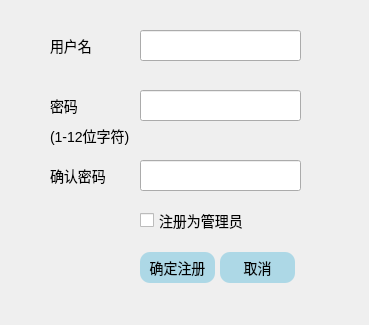
<?xml version="1.0" encoding="UTF-8"?>
<ui version="4.0">
 <class>AddUserDialog</class>
 <widget class="QDialog" name="AddUserDialog">
  <property name="geometry">
   <rect>
    <x>0</x>
    <y>0</y>
    <width>369</width>
    <height>325</height>
   </rect>
  </property>
  <property name="windowTitle">
   <string>Dialog</string>
  </property>
  <property name="styleSheet">
   <string notr="true">QWidget {
font-size:14px;
}
QPushButton {
	background-color: rgb(173, 216, 230);
	border:2px groovegray;
	border-radius:10px;
	padding:2px 4px;
}

QPushButton:hover {
/*   background-color: khaki;	*/
	background-color: rgb(135, 206, 250);
}

/* Increase the padding, so the text is shifted when the button is
   pressed. */
QPushButton:pressed {
    padding-left: 5px;
    padding-top: 5px;
	background-color: rgb(70, 130, 180);
/*    background-color: #d0d67c;	*/
}</string>
  </property>
  <widget class="QLabel" name="uNameLabel">
   <property name="geometry">
    <rect>
     <x>50</x>
     <y>30</y>
     <width>81</width>
     <height>31</height>
    </rect>
   </property>
   <property name="styleSheet">
    <string notr="true">font: 12pt &quot;宋体&quot;;</string>
   </property>
   <property name="text">
    <string>用户名</string>
   </property>
  </widget>
  <widget class="QLabel" name="passwardLabel">
   <property name="geometry">
    <rect>
     <x>50</x>
     <y>90</y>
     <width>81</width>
     <height>31</height>
    </rect>
   </property>
   <property name="styleSheet">
    <string notr="true">font: 12pt &quot;宋体&quot;;</string>
   </property>
   <property name="text">
    <string>密码</string>
   </property>
  </widget>
  <widget class="QLabel" name="ensurePasswardLabel">
   <property name="geometry">
    <rect>
     <x>50</x>
     <y>160</y>
     <width>81</width>
     <height>31</height>
    </rect>
   </property>
   <property name="styleSheet">
    <string notr="true">font: 12pt &quot;宋体&quot;;</string>
   </property>
   <property name="text">
    <string>确认密码</string>
   </property>
  </widget>
  <widget class="QLineEdit" name="uNameLEdit">
   <property name="geometry">
    <rect>
     <x>140</x>
     <y>30</y>
     <width>161</width>
     <height>31</height>
    </rect>
   </property>
   <property name="styleSheet">
    <string notr="true">font: 12pt &quot;宋体&quot;;</string>
   </property>
  </widget>
  <widget class="QLineEdit" name="passwardLEdit">
   <property name="geometry">
    <rect>
     <x>140</x>
     <y>90</y>
     <width>161</width>
     <height>31</height>
    </rect>
   </property>
   <property name="styleSheet">
    <string notr="true">font: 12pt &quot;宋体&quot;;</string>
   </property>
  </widget>
  <widget class="QLineEdit" name="ensurePasswardLEdit">
   <property name="geometry">
    <rect>
     <x>140</x>
     <y>160</y>
     <width>161</width>
     <height>31</height>
    </rect>
   </property>
   <property name="styleSheet">
    <string notr="true">font: 12pt &quot;宋体&quot;;</string>
   </property>
  </widget>
  <widget class="QLabel" name="tipsLabel">
   <property name="geometry">
    <rect>
     <x>50</x>
     <y>120</y>
     <width>181</width>
     <height>31</height>
    </rect>
   </property>
   <property name="styleSheet">
    <string notr="true">font: 10pt &quot;宋体&quot;;</string>
   </property>
   <property name="text">
    <string>(1-12位字符)</string>
   </property>
  </widget>
  <widget class="QCheckBox" name="userRightCBbox">
   <property name="geometry">
    <rect>
     <x>140</x>
     <y>205</y>
     <width>141</width>
     <height>31</height>
    </rect>
   </property>
   <property name="styleSheet">
    <string notr="true">font: 12pt &quot;宋体&quot;;</string>
   </property>
   <property name="text">
    <string>注册为管理员</string>
   </property>
  </widget>
  <widget class="QPushButton" name="ensureBtn">
   <property name="geometry">
    <rect>
     <x>140</x>
     <y>252</y>
     <width>75</width>
     <height>31</height>
    </rect>
   </property>
   <property name="text">
    <string>确定注册</string>
   </property>
  </widget>
  <widget class="QPushButton" name="cancelBtn">
   <property name="geometry">
    <rect>
     <x>220</x>
     <y>252</y>
     <width>75</width>
     <height>31</height>
    </rect>
   </property>
   <property name="text">
    <string>取消</string>
   </property>
  </widget>
 </widget>
 <resources/>
 <connections/>
</ui>
